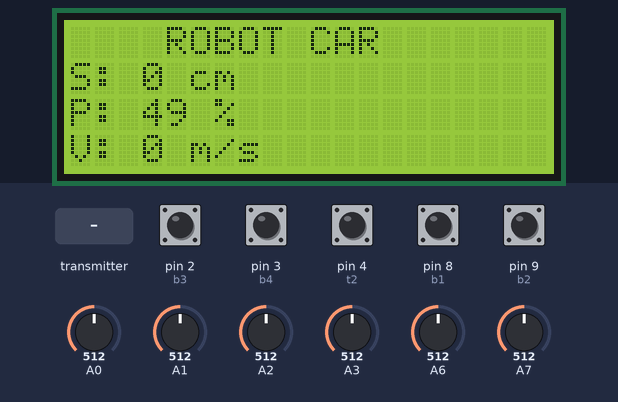
Bench run of a sketch on a simulated Arduino Nano, built with avr-gcc and run on an emulated ATmega328P. Shown: 20×4 character LCD. The test bench sets the inputs (shaded band); at power-on: pin 2 (b3), pin 3 (b4), pin 4 (t2), pin 8 (b1), pin 9 (b2) HIGH, A6 = 512, A0 = 512, A1 = 512, A2 = 512, A3 = 512, A7 = 512. No radio packets arrive unless stated; what the sketch prints to the serial monitor is not drawn.

Above: at 1.3 s.
1.4 s: A6 set to 112
At 2.4 s:
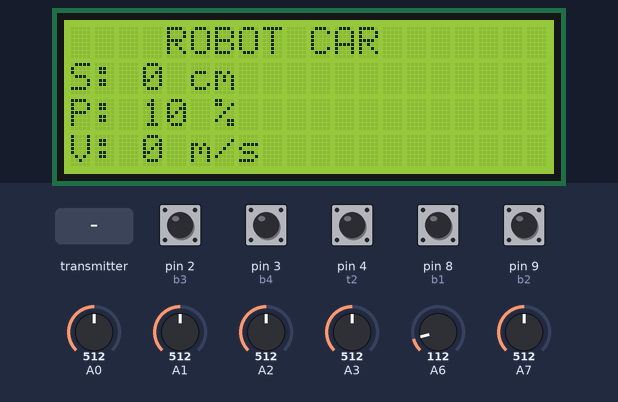
2.9 s: A6 set to 94
At 3.3 s:
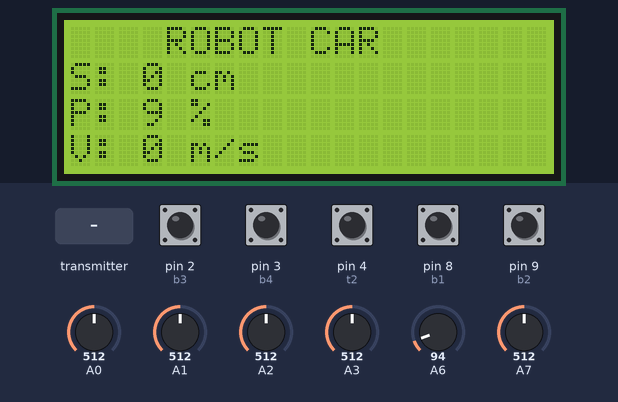
4.4 s: the transmitter starts sending dimension = 256
At 5.6 s:
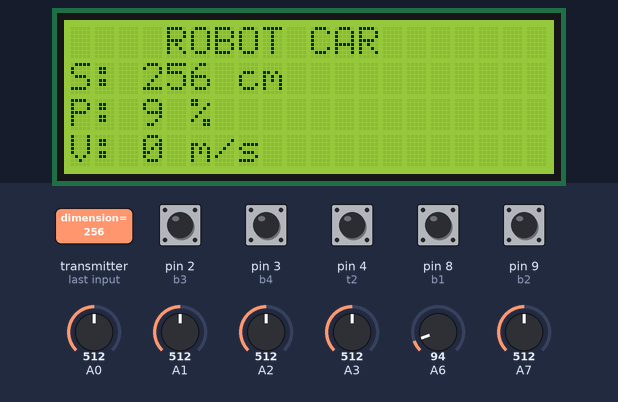
5.9 s: the transmitter starts sending dimension = 0
At 6.9 s:
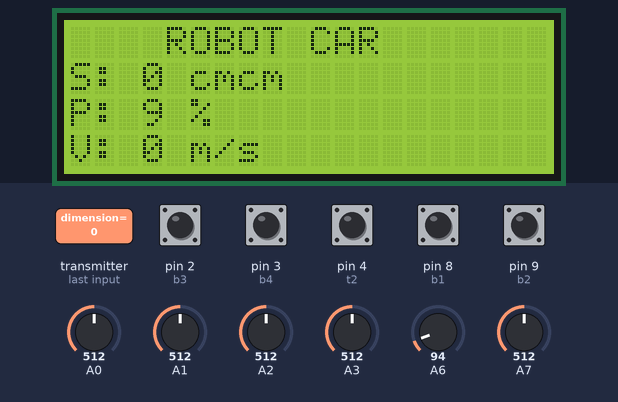
7.4 s: the transmitter starts sending speedcar = 256
At 8.3 s:
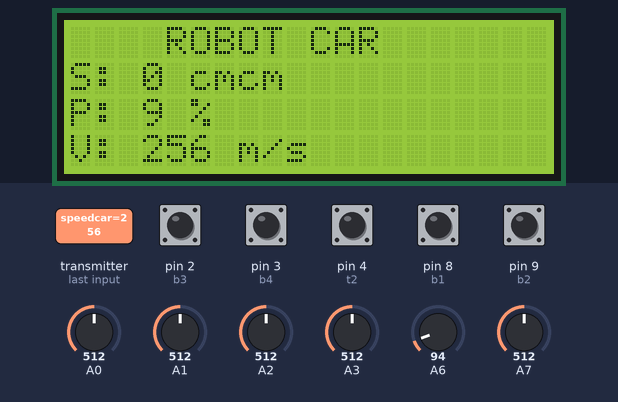
8.9 s: the transmitter starts sending speedcar = 0
At 9.4 s:
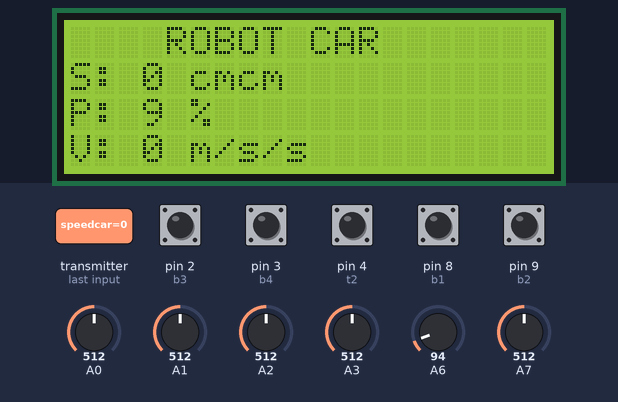
Timing chart, 0 to 11.4 s (numbered marks = the images above; inputs shaded):
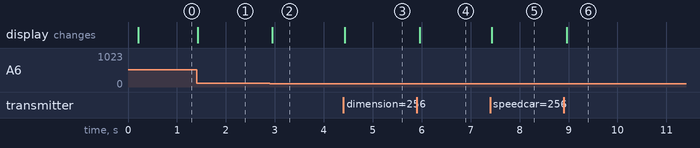

The sketch:

taycam.ino
```cpp
/*
        DIY Arduino based RC Transmitter
  by Dejan Nedelkovski, www.HowToMechatronics.com
  Library: TMRh20/RF24, https://github.com/tmrh20/RF24/
*/
#include <SPI.h>
#include <nRF24L01.h>
#include <RF24.h>
#include <Wire.h>
#include <LiquidCrystal_I2C.h>
// Set the LCD address to 0x3f for a 16 chars and 2 line display
LiquidCrystal_I2C lcd(0x3F, 20, 4);

// Define the digital inputs
#define jB1 1  // Joystick button 1
#define jB2 0  // Joystick button 2
#define t1 7   // Toggle switch 1
#define t2 4   // Toggle switch 1
#define b1 8   // Button 1
#define b2 9   // Button 2
#define b3 2   // Button 3
#define b4 3   // Button 4


RF24 radio(5, 6);   // nRF24L01 (CE, CSN)
//const byte address[6] = "00001"; // Address
const byte address [][6] = {"00001", "00002"};  //Setting the two addresses. One for
// Max size of this struct is 32 bytes - NRF24L01 buffer limit
struct Data_Package {
  byte j1PotX;
  byte j1PotY;
  byte j1Button;
  byte j2PotX;
  byte j2PotY;
  byte j2Button;
  byte pot1;
  byte pot2;
  byte tSwitch1;
  byte tSwitch2;
  byte button1;
  byte button2;
  byte button3;
  byte button4;
};
Data_Package data; //Create a variable with the above structure


unsigned long lastReceiveTime = 0;
unsigned long currentTime = 0;

struct Data_Receive {
  uint32_t dimension;
  uint8_t  warning;
  uint16_t speedcar;
};

Data_Receive datarece;
byte pot2temp=0;
int16_t speedtemp=0;


void setup() {
  Serial.begin(9600);
  lcd.begin();
  delay(100);
  lcd.backlight();
  lcd.setCursor(4,0);
  lcd.print("ROBOT CAR");
  lcd.setCursor(0,1);
  lcd.print("S: ");
  lcd.setCursor(0,2);
  lcd.print("P: ");
  lcd.setCursor(0,3);
  lcd.print("V: ");

  // Define the radio communication
  radio.begin();
  radio.openWritingPipe(address[0]);
  radio.openReadingPipe(1, address[1]);
  radio.setAutoAck(false);
  radio.setDataRate(RF24_250KBPS);
  radio.setPALevel(RF24_PA_LOW);

  // Activate the Arduino internal pull-up resistors
  pinMode(jB1, INPUT_PULLUP);
  pinMode(jB2, INPUT_PULLUP);
  pinMode(t1, INPUT_PULLUP);
  pinMode(t2, INPUT_PULLUP);
  pinMode(b1, INPUT_PULLUP);
  pinMode(b2, INPUT_PULLUP);
  pinMode(b3, INPUT_PULLUP);
  pinMode(b4, INPUT_PULLUP);

  // Set initial default values
  data.j1PotX = 127; // Values from 0 to 255. When Joystick is in resting position, the value is in the middle, or 127. We actually map the pot value from 0 to 1023 to 0 to 255 because that's one BYTE value
  data.j1PotY = 127;
  data.j2PotX = 127;
  data.j2PotY = 127;
  data.j1Button = 1;
  data.j2Button = 1;
  data.pot1 = 1;
  data.pot2 = 1;
  data.tSwitch1 = 1;
  data.tSwitch2 = 1;
  data.button1 = 1;
  data.button2 = 1;
  data.button3 = 1;
  data.button4 = 1;
  datarece.dimension = 0;
  Serial.println("Start...");

}


void loop() {
  // Read all analog inputs and map them to one Byte value
  data.j1PotX = map(analogRead(A1), 0, 1023, 0, 255); // Convert the analog read value from 0 to 1023 into a BYTE value from 0 to 255
  data.j1PotY = map(analogRead(A0), 0, 1023, 0, 255);
  data.j2PotX = map(analogRead(A2), 0, 1023, 0, 255);
  data.j2PotY = map(analogRead(A3), 0, 1023, 0, 255);
  data.pot1 = map(analogRead(A7), 0, 1023, 0, 255);
  data.pot2 = map(analogRead(A6), 0, 1023, 0, 255);
  // Read all digital inputs
  data.j1Button = digitalRead(jB1);
  data.j2Button = digitalRead(jB2);
  data.tSwitch2 = digitalRead(t2);
  data.button1 = digitalRead(b1);
  data.button2 = digitalRead(b2);
  data.button3 = digitalRead(b3);
  data.button4 = digitalRead(b4);
  // Send the whole data from the structure to the receiver

  radio.write(&data, sizeof(Data_Package));

  radio.startListening();
  currentTime = millis();
  if ( currentTime - lastReceiveTime > 30 ) { // If current time is more then 1 second since we have recived the last data, that means we have lost connection
    if((pot2temp==100 && ((data.pot2*100)/255)<100)||(pot2temp==10 && ((data.pot2*100)/255)<10)
      || (speedtemp==100 && (datarece.speedcar)<100)||(speedtemp==10 && (datarece.speedcar)<10)){
      lcd.clear();
      lcd.setCursor(4,0);
      lcd.print("ROBOT CAR");
      lcd.setCursor(0,1);
      lcd.print("S: ");
      lcd.setCursor(0,2);
      lcd.print("P: ");
      lcd.setCursor(0,3);
      lcd.print("V: ");
    }

    lcd.setCursor(3,1);
    lcd.print(datarece.dimension); lcd.print(" cm");

    lcd.setCursor(3,2);
    lcd.print((data.pot2*100)/255);lcd.print(" %");
    pot2temp = (data.pot2*100)/255;

    lcd.setCursor(3,3);
    lcd.print(datarece.speedcar);  lcd.print(" m/s");
    speedtemp = datarece.speedcar;
    lastReceiveTime = millis(); // At this moment we have received the data
  }

  if(radio.available()) {
    radio.read(&datarece, sizeof(datarece)); // Read the whole data and store it into the 'data' structure
  }
  radio.stopListening();
}
```

Measured:
- after the input at 1.4 s, the display: changes at once (image 1)
- after the input at 2.9 s, the display: changes after 0.05 s (image 2)
- after the input at 4.4 s, the display: changes at once (image 3)
- after the input at 5.9 s, the display: changes after 0.06 s (image 4)
- after the input at 7.4 s, the display: changes at once (image 5)
- after the input at 8.9 s, the display: changes after 0.06 s (image 6)
